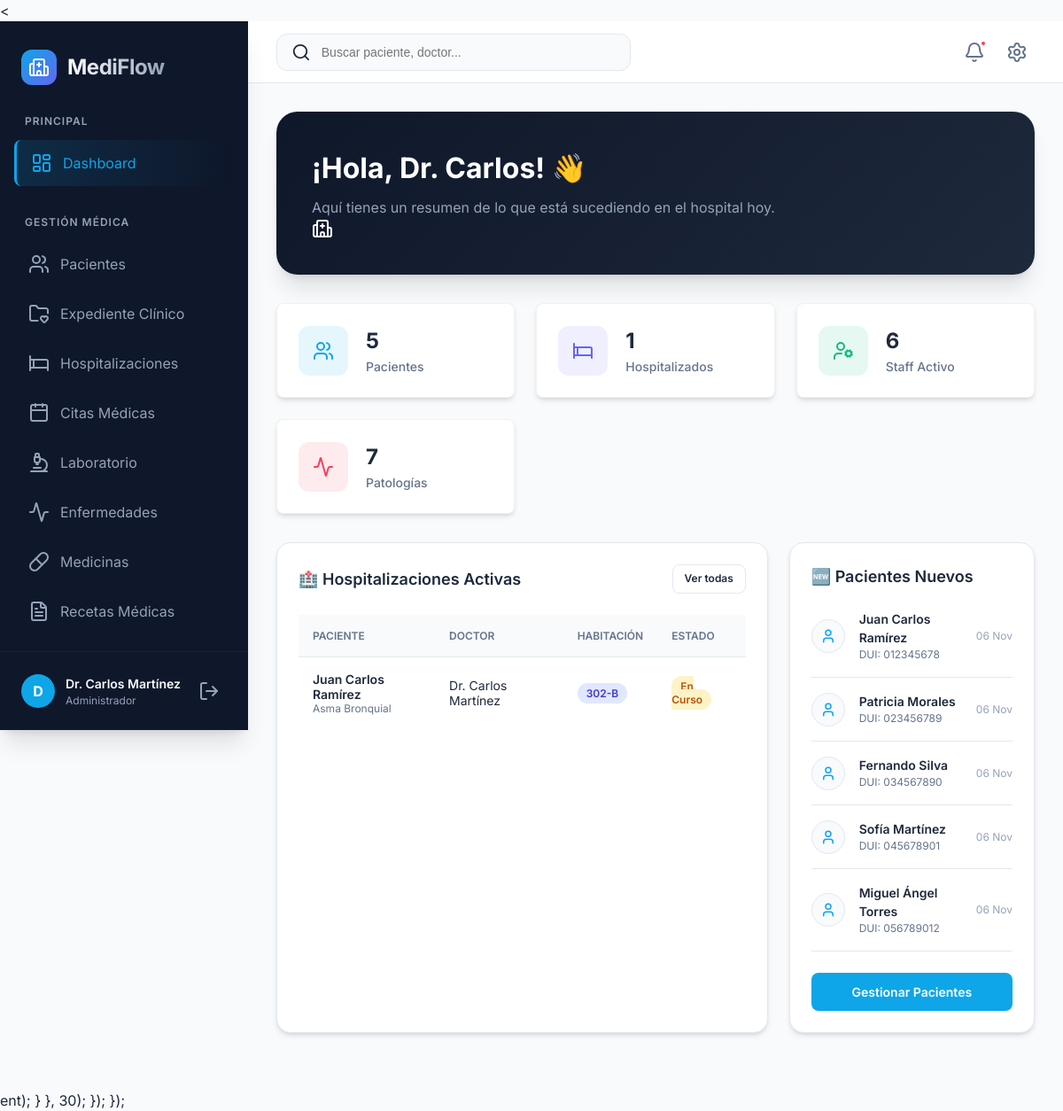
/index.php (signed in), run on the app's committed database.
### tables this page shows
CREATE TABLE `hospitalizacion` (
  `codigohospitalizacion` int(11) NOT NULL AUTO_INCREMENT,
  `codigopaciente` int(11) NOT NULL,
  `codigoempleado` int(11) NOT NULL,
  `codigoenfermedad` int(11) NOT NULL,
  `fecha_ingreso` datetime NOT NULL,
  `fecha_alta` datetime DEFAULT NULL,
  `numero_habitacion` varchar(20) DEFAULT NULL,
  `motivo_ingreso` text NOT NULL,
  `diagnostico` text DEFAULT NULL,
  `tratamiento` text DEFAULT NULL,
  `estado` enum('en_curso','alta_medica','alta_voluntaria','referido','fallecido') DEFAULT 'en_curso',
  `notas_medicas` text DEFAULT NULL,
  `costo_estimado` decimal(10,2) DEFAULT NULL,
  `created_at` timestamp NOT NULL DEFAULT current_timestamp(),
  `updated_at` timestamp NOT NULL DEFAULT current_timestamp() ON UPDATE current_timestamp(),
  PRIMARY KEY (`codigohospitalizacion`),
  KEY `codigoenfermedad` (`codigoenfermedad`),
  KEY `idx_paciente` (`codigopaciente`),
  KEY `idx_empleado` (`codigoempleado`),
  KEY `idx_fecha_ingreso` (`fecha_ingreso`),
  KEY `idx_estado` (`estado`),
  CONSTRAINT `hospitalizacion_ibfk_1` FOREIGN KEY (`codigopaciente`) REFERENCES `paciente` (`codigopaciente`) ON DELETE CASCADE,
  CONSTRAINT `hospitalizacion_ibfk_2` FOREIGN KEY (`codigoempleado`) REFERENCES `empleado` (`codigoempleado`),
  CONSTRAINT `hospitalizacion_ibfk_3` FOREIGN KEY (`codigoenfermedad`) REFERENCES `enfermedad` (`codigoenfermedad`)
);

CREATE TABLE `paciente` (
  `codigopaciente` int(11) NOT NULL AUTO_INCREMENT,
  `nombrepaciente` varchar(150) NOT NULL,
  `dui` varchar(10) NOT NULL,
  `fechanacimiento` date NOT NULL,
  `genero` enum('M','F','Otro') NOT NULL,
  `direccion` text DEFAULT NULL,
  `telefono` varchar(20) DEFAULT NULL,
  `correo` varchar(100) DEFAULT NULL,
  `codigomunicipio` int(11) DEFAULT NULL,
  `tipo_sangre` enum('A+','A-','B+','B-','AB+','AB-','O+','O-') DEFAULT NULL,
  `alergias` text DEFAULT NULL,
  `contacto_emergencia` varchar(150) DEFAULT NULL,
  `telefono_emergencia` varchar(20) DEFAULT NULL,
  `created_at` timestamp NOT NULL DEFAULT current_timestamp(),
  `updated_at` timestamp NOT NULL DEFAULT current_timestamp() ON UPDATE current_timestamp(),
  PRIMARY KEY (`codigopaciente`),
  UNIQUE KEY `dui` (`dui`),
  KEY `codigomunicipio` (`codigomunicipio`),
  KEY `idx_dui` (`dui`),
  KEY `idx_nombre` (`nombrepaciente`),
  CONSTRAINT `paciente_ibfk_1` FOREIGN KEY (`codigomunicipio`) REFERENCES `municipio` (`codigomunicipio`) ON DELETE SET NULL
);

CREATE TABLE `enfermedad` (
  `codigoenfermedad` int(11) NOT NULL AUTO_INCREMENT,
  `nombreenfermedad` varchar(150) NOT NULL,
  `descripcion` text DEFAULT NULL,
  `tipo` enum('infecciosa','cronica','aguda','degenerativa','mental','otra') DEFAULT 'otra',
  `nivel_gravedad` enum('leve','moderada','grave','critica') DEFAULT 'leve',
  `tratamiento_recomendado` text DEFAULT NULL,
  `created_at` timestamp NOT NULL DEFAULT current_timestamp(),
  PRIMARY KEY (`codigoenfermedad`),
  KEY `idx_nombre` (`nombreenfermedad`),
  KEY `idx_tipo` (`tipo`)
);

CREATE TABLE `empleado` (
  `codigoempleado` int(11) NOT NULL AUTO_INCREMENT,
  `nombreempleado` varchar(150) NOT NULL,
  `correoempleado` varchar(100) NOT NULL,
  `clave` varchar(255) NOT NULL,
  `rol` enum('admin','doctor','enfermera','recepcionista') NOT NULL DEFAULT 'recepcionista',
  `telefono` varchar(20) DEFAULT NULL,
  `especialidad` varchar(100) DEFAULT NULL,
  `fecha_contratacion` date DEFAULT NULL,
  `estado` enum('activo','inactivo') DEFAULT 'activo',
  `created_at` timestamp NOT NULL DEFAULT current_timestamp(),
  `updated_at` timestamp NOT NULL DEFAULT current_timestamp() ON UPDATE current_timestamp(),
  PRIMARY KEY (`codigoempleado`),
  UNIQUE KEY `correoempleado` (`correoempleado`),
  KEY `idx_correo` (`correoempleado`),
  KEY `idx_rol` (`rol`)
);

### includes/db.php (called while the page is built, shortened)
<?php
function getEstadoHospitalizacion($estado) {
    $estados = [
        'en_curso' => 'En Curso',
        'alta_medica' => 'Alta Médica',
        'alta_voluntaria' => 'Alta Voluntaria',
        'referido' => 'Referido',
        'fallecido' => 'Fallecido'
    ];
    return $estados[$estado] ?? $estado;
}
?>

### index.php (the view, shortened to what this page needs)
<?php
require_once("includes/db.php");
$rol = $_SESSION['rol'] ?? 'recepcionista';
$stats = [
    'pacientes' => $conn->query("SELECT COUNT(*) as total FROM paciente")->fetch_assoc()['total'],
    'hospitalizaciones_activas' => $conn->query("SELECT COUNT(*) as total FROM hospitalizacion WHERE estado = 'en_curso'")->fetch_assoc()['total'],
    'empleados' => $conn->query("SELECT COUNT(*) as total FROM empleado WHERE estado = 'activo'")->fetch_assoc()['total'],
    'enfermedades' => $conn->query("SELECT COUNT(*) as total FROM enfermedad")->fetch_assoc()['total']
];
$hospitalizacionesRecientes = $conn->query("
    SELECT
        h.codigohospitalizacion,
        p.nombrepaciente,
        e.nombreempleado,
        enf.nombreenfermedad,
        h.fecha_ingreso,
        h.numero_habitacion,
        h.estado
    FROM hospitalizacion h
    INNER JOIN paciente p ON h.codigopaciente = p.codigopaciente
    INNER JOIN empleado e ON h.codigoempleado = e.codigoempleado
    INNER JOIN enfermedad enf ON h.codigoenfermedad = enf.codigoenfermedad
    WHERE h.estado = 'en_curso'
    ORDER BY h.fecha_ingreso DESC
    LIMIT 5
");
$pacientesRecientes = $conn->query("
    SELECT
        p.codigopaciente,
        p.nombrepaciente,
        p.dui,
        p.telefono,
        p.created_at
    FROM paciente p
    ORDER BY p.created_at DESC
    LIMIT 5
");
?>
<<?php
require_once("includes/header.php");
require_once("includes/sidebar.php");
?>
<div class="welcome-banner">
    <div class="welcome-content">
        <h1>¡Hola, <?php
            $parts = explode(' ', $nombreEmpleado);
            if (in_array(strtolower($parts[0]), ['dr.', 'dra.', 'enf.'])) {
                echo htmlspecialchars($parts[0] . ' ' . ($parts[1] ?? ''));
            } else {
                echo htmlspecialchars($parts[0]);
            }
        ?>! 👋</h1>
        <p>Aquí tienes un resumen de lo que está sucediendo en el hospital hoy.</p>
    </div>
    <i data-lucide="hospital"></i>
</div>
<div class="stats-grid">
    <a href="pacientes.php" class="stat-card" style="text-decoration: none; color: inherit; display: flex; transition: transform 0.2s;">
        <div class="stat-icon" style="background-color: rgba(14, 165, 233, 0.1); color: var(--primary);">
            <i data-lucide="users"></i>
        </div>
        <div class="stat-info">
            <span class="stat-value"><?= $stats['pacientes'] ?></span>
            <span class="stat-label">Pacientes</span>
        </div>
    </a>
    <a href="hospitalizaciones.php" class="stat-card" style="text-decoration: none; color: inherit; display: flex; transition: transform 0.2s;">
        <div class="stat-icon" style="background-color: rgba(99, 102, 241, 0.1); color: var(--secondary);">
            <i data-lucide="bed"></i>
        </div>
        <div class="stat-info">
            <span class="stat-value"><?= $stats['hospitalizaciones_activas'] ?></span>
            <span class="stat-label">Hospitalizados</span>
        </div>
    </a>
    <a href="empleados.php" class="stat-card" style="text-decoration: none; color: inherit; display: flex; transition: transform 0.2s;">
        <div class="stat-icon" style="background-color: rgba(16, 185, 129, 0.1); color: var(--success);">
            <i data-lucide="user-cog"></i>
        </div>
        <div class="stat-info">
            <span class="stat-value"><?= $stats['empleados'] ?></span>
            <span class="stat-label">Staff Activo</span>
        </div>
    </a>
    <a href="enfermedades.php" class="stat-card" style="text-decoration: none; color: inherit; display: flex; transition: transform 0.2s;">
        <div class="stat-icon" style="background-color: rgba(244, 63, 94, 0.1); color: var(--accent);">
            <i data-lucide="activity"></i>
        </div>
        <div class="stat-info">
            <span class="stat-value"><?= $stats['enfermedades'] ?></span>
            <span class="stat-label">Patologías</span>
        </div>
    </a>
</div>
<div style="display: grid; grid-template-columns: 2fr 1fr; gap: 1.5rem;">
    <div class="card">
        <div class="card-header">
            <h2 class="card-title">🏥 Hospitalizaciones Activas</h2>
            <a href="hospitalizaciones.php" class="btn btn-outline" style="padding: 0.4rem 0.8rem; font-size: 0.75rem;">Ver todas</a>
        </div>
        <?php if ($hospitalizacionesRecientes && $hospitalizacionesRecientes->num_rows > 0): ?>
            <div class="table-container">
                <table>
                    <thead>
                        <tr>
                            <th>Paciente</th>
                            <th>Doctor</th>
                            <th>Habitación</th>
                            <th>Estado</th>
                        </tr>
                    </thead>
                    <tbody>
                        <?php while ($h = $hospitalizacionesRecientes->fetch_assoc()): ?>
                            <tr>
                                <td>
                                    <div style="font-weight: 600;"><?= htmlspecialchars($h['nombrepaciente']) ?></div>
                                    <div style="font-size: 0.75rem; color: var(--text-muted);"><?= htmlspecialchars($h['nombreenfermedad']) ?></div>
                                </td>
                                <td><?= htmlspecialchars($h['nombreempleado']) ?></td>
                                <td><span class="badge badge-info"><?= htmlspecialchars($h['numero_habitacion']) ?></span></td>
                                <td>
                                    <span class="badge badge-warning">
                                        <?= getEstadoHospitalizacion($h['estado']) ?>
                                    </span>
                                </td>
                            </tr>
                        <?php endwhile; ?>
                    </tbody>
                </table>
            </div>
        <?php endif; ?>
    </div>
    <div class="card">
        <div class="card-header">
            <h2 class="card-title">🆕 Pacientes Nuevos</h2>
        </div>
        <div style="display: flex; flex-direction: column; gap: 1rem;">
            <?php if ($pacientesRecientes && $pacientesRecientes->num_rows > 0): ?>
                <?php while ($p = $pacientesRecientes->fetch_assoc()): ?>
                    <div style="display: flex; align-items: center; gap: 1rem; padding-bottom: 1rem; border-bottom: 1px solid var(--border);">
                        <div class="user-avatar" style="background-color: var(--bg-main); color: var(--primary); border: 1px solid var(--border);">
                            <i data-lucide="user" style="width: 18px;"></i>
                        </div>
                        <div style="flex: 1;">
                            <div style="font-size: 0.875rem; font-weight: 600;"><?= htmlspecialchars($p['nombrepaciente']) ?></div>
                            <div style="font-size: 0.75rem; color: var(--text-muted);">DUI: <?= htmlspecialchars($p['dui']) ?></div>
                        </div>
                        <div style="font-size: 0.75rem; color: var(--text-light);">
                            <?= date('d M', strtotime($p['created_at'])) ?>
                        </div>
                    </div>
                <?php endwhile; ?>
            <?php else: ?>
                <p style="text-align: center; color: var(--text-muted);">Sin pacientes recientes</p>
            <?php endif; ?>
        </div>
        <a href="pacientes.php" class="btn btn-primary" style="width: 100%; margin-top: 1.5rem;">Gestionar Pacientes</a>
    </div>
</div>
<?php require_once("includes/footer.php"); ?>
</body>
</html>

### includes/header.php (shortened to what this page needs)
<?php
function getRolNameHeader($rol) {
    $roles = [
        'admin' => 'Administrador',
        'doctor' => 'Doctor',
        'enfermera' => 'Enfermera',
        'recepcionista' => 'Recepcionista'
    ];
    return $roles[$rol] ?? $rol;
}
?>
<!DOCTYPE html>
<html lang="es">
<head>
    <link rel="stylesheet" href="css/style.css">
</head>
<body class="bg-slate-50 text-slate-900 font-inter">
    <div class="app-layout">

### includes/sidebar.php (shortened to what this page needs)
<?php
$current_page = basename($_SERVER['PHP_SELF']);
$nombreEmpleado = $_SESSION['nombreempleado'] ?? 'Usuario';
$rol = $_SESSION['rol'] ?? 'recepcionista';
?>
<aside class="sidebar">
    <div class="sidebar-header">
        <div class="logo">
            <div class="logo-icon">
                <i data-lucide="hospital"></i>
            </div>
            <span class="logo-text">MediFlow</span>
        </div>
    </div>
    <nav class="sidebar-nav">
        <div class="nav-group">
            <span class="nav-label">Principal</span>
            <a href="index.php" class="nav-link <?= $current_page == 'index.php' ? 'active' : '' ?>">
                <i data-lucide="layout-dashboard"></i>
                <span>Dashboard</span>
            </a>
        </div>
        <?php if ($rol !== 'recepcionista'): ?>
        <div class="nav-group">
            <span class="nav-label">Gestión Médica</span>
            <a href="pacientes.php" class="nav-link <?= $current_page == 'pacientes.php' ? 'active' : '' ?>">
                <i data-lucide="users"></i>
                <span>Pacientes</span>
            </a>
            <a href="expediente.php" class="nav-link <?= $current_page == 'expediente.php' ? 'active' : '' ?>">
                <i data-lucide="folder-heart"></i>
                <span>Expediente Clínico</span>
            </a>
            <a href="hospitalizaciones.php" class="nav-link <?= $current_page == 'hospitalizaciones.php' ? 'active' : '' ?>">
                <i data-lucide="bed"></i>
                <span>Hospitalizaciones</span>
            </a>
            <a href="citas.php" class="nav-link <?= $current_page == 'citas.php' ? 'active' : '' ?>">
                <i data-lucide="calendar"></i>
                <span>Citas Médicas</span>
            </a>
            <a href="laboratorio.php" class="nav-link <?= $current_page == 'laboratorio.php' ? 'active' : '' ?>">
                <i data-lucide="microscope"></i>
                <span>Laboratorio</span>
            </a>
            <a href="enfermedades.php" class="nav-link <?= $current_page == 'enfermedades.php' ? 'active' : '' ?>">
                <i data-lucide="activity"></i>
                <span>Enfermedades</span>
            </a>
            <a href="medicinas.php" class="nav-link <?= $current_page == 'medicinas.php' ? 'active' : '' ?>">
                <i data-lucide="pill"></i>
                <span>Medicinas</span>
            </a>
            <a href="recetas.php" class="nav-link <?= $current_page == 'recetas.php' ? 'active' : '' ?>">
                <i data-lucide="file-text"></i>
                <span>Recetas Médicas</span>
            </a>
        </div>
        <?php endif; ?>
    </nav>
    <div class="sidebar-footer">
        <div class="user-profile">
            <div class="user-avatar">
                <?= strtoupper(substr($nombreEmpleado, 0, 1)) ?>
            </div>
            <div class="user-details">
                <span class="user-name"><?= htmlspecialchars($nombreEmpleado) ?></span>
                <span class="user-role"><?= getRolNameHeader($rol) ?></span>
            </div>
        </div>
        <a href="logout.php" class="logout-btn" title="Cerrar Sesión">
            <i data-lucide="log-out"></i>
        </a>
    </div>
</aside>
<main class="main-content">
    <header class="content-header">
        <form action="pacientes.php" method="GET" class="header-search">
            <i data-lucide="search"></i>
            <input type="text" name="buscar" placeholder="Buscar paciente, doctor...">
        </form>
        <div class="header-actions">
            <button class="icon-btn" title="Notificaciones" onclick="alert('No hay notificaciones nuevas')">
                <i data-lucide="bell"></i>
                <span class="badge-dot"></span>
            </button>
            <a href="empleados.php" class="icon-btn" title="Ajustes">
                <i data-lucide="settings"></i>
            </a>
        </div>
    </header>
    <div class="content-body">

### includes/footer.php (shortened to what this page needs)
    </div>
    </main>
    </div>
</body>
</html>

### data on the page
hospitalizacion: codigopaciente.nombrepaciente "Juan Carlos Ramírez", codigoenfermedad.nombreenfermedad "Asma Bronquial", codigoempleado.nombreempleado "Dr. Carlos Martínez", numero_habitacion "302-B", estado "En Curso"
paciente: nombrepaciente "Juan Carlos Ramírez", dui "012345678", created_at "06 Nov"
paciente: nombrepaciente "Patricia Morales", dui "023456789", created_at "06 Nov"
paciente: nombrepaciente "Fernando Silva", dui "034567890", created_at "06 Nov"
paciente: nombrepaciente "Sofía Martínez", dui "045678901", created_at "06 Nov"
paciente: nombrepaciente "Miguel Ángel Torres", dui "056789012", created_at "06 Nov"

### other printed values
substr($nombreEmpleado, 0, 1) "D"
$nombreEmpleado "Dr. Carlos Martínez"
getRolNameHeader($rol) "Administrador"
$parts[0] . ' ' . ($parts[1] ?? '') "Dr. Carlos"
$stats['pacientes'] "5"
$stats['hospitalizaciones_activas'] "1"
$stats['empleados'] "6"
$stats['enfermedades'] "7"
